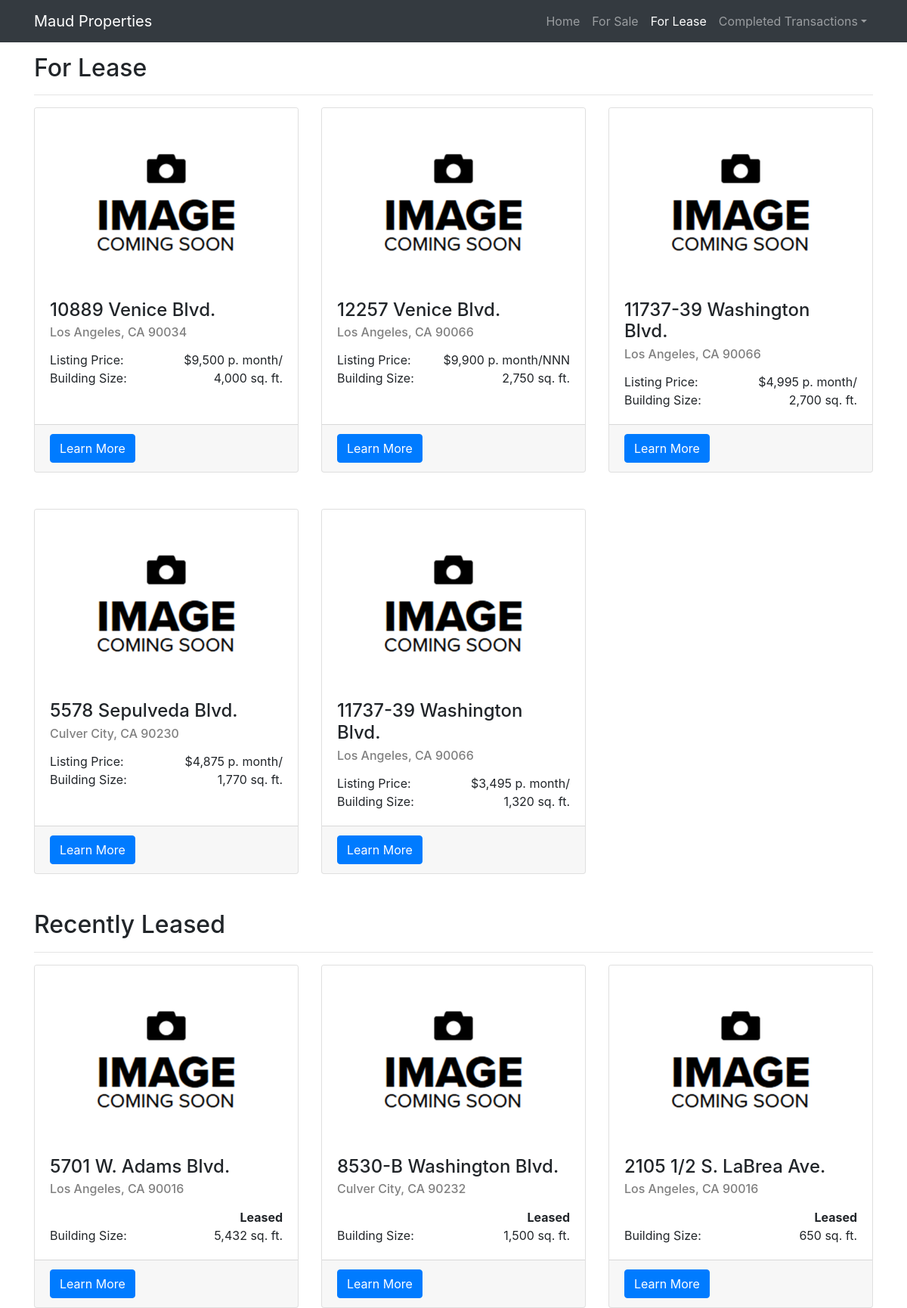
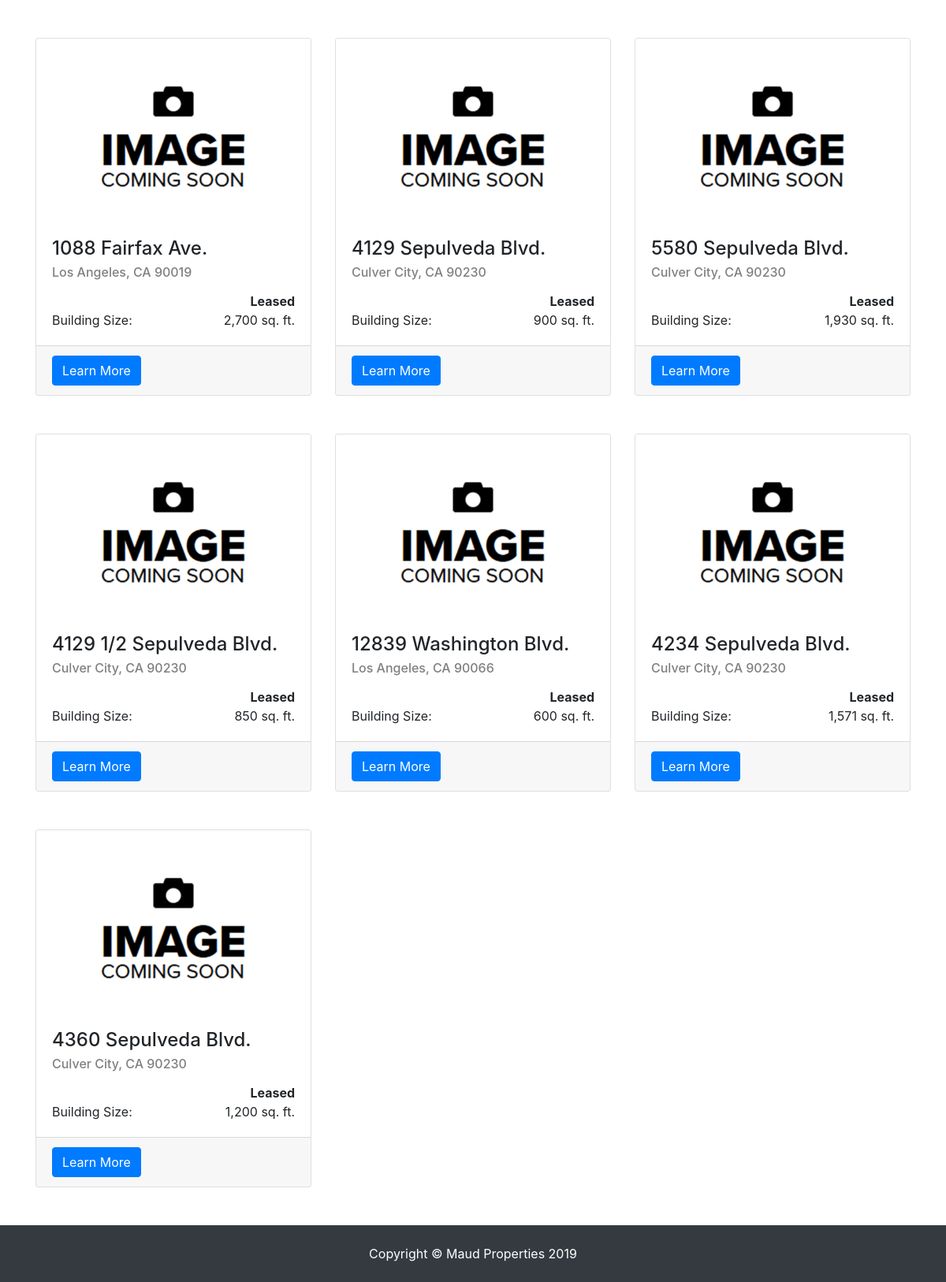
The page /lease/ on the database its author committed (2 pictures, top to bottom).
### lease/models.py (models this page shows)
class Lease(Listing):
    lease_type = models.CharField(max_length=10, choices=[('NNN', 'NNN'), ('MG', 'MG')], blank=True)
    def priceAddOn(self):
        return " p. month/" + self.lease_type

### lease/views.py (the view)
# urls.py: path('', views.index, name='index'),
def index(request):
    all_curr_leases = Lease.objects.filter(completed=False)
    recent_leases = Lease.objects.filter(completed=True).order_by('-id')
    context = {
        'sale': False,
        'page': 'Lease',
        'current_properties': all_curr_leases,
        'recent_properties': recent_leases,
        'complete': 'Leased',
    }
    return render(request, 'sale/index.html', context)

### sale/models.py (called while the page is built)
    def footage(self):
        return "sq. ft."

### sale/templates/sale/index.html (shortened to what this page needs)
<!DOCTYPE html>
<html lang="en">
<head>
    <link href="https://stackpath.bootstrapcdn.com/bootstrap/4.3.1/css/bootstrap.min.css" rel="stylesheet">
    {% load static %}
    <link href="{% static "home/main.css"%}" rel="stylesheet">
    {% load humanize %}
</head>
<body>
    <div id="nav-placeholder">
        {% include "home/nav.html" with active_tab=page %}
    </div>
    <div class="container">
        {% if current_properties|length > 0 %}
            <h2 class="header">For {{page}}</h2>
            <hr>
            <div class="row">
                {% for prop in current_properties %}
                <div class="col-md-4 mb-5">
                    <div class="card h-100">
                    <a href="{{prop.id}}"><img class="card-img-top" src="{{prop.main_image.url}}" alt=""></a>
                    <div class="card-body">
                        <h4 class="card-title">{{prop.address}}</h4>
                        <h6 class="card-subtitle" style="margin-bottom: 15px;">{{prop.city}}, CA {{prop.zipcode}}</h6>
                        <span class="card-text">Listing Price:</span>
                        <span class="card-text" style="float: right">${{prop.price|intcomma}}{{prop.priceAddOn}}</span>
                        <br>
                        <span class="card-text">Building Size:</span>
                        <span class="card-text" style="float: right">{{prop.building_size|intcomma}} {{prop.footage}}</span>
                        <br>
                    </div>
                    <div class="card-footer">
                        <a href="{{prop.id}}" class="btn btn-primary">Learn More</a>
                    </div>
                    </div>
                </div>
                {% if forloop.counter|divisibleby:3 %}
            </div>
            <div class="row">
                {% endif %}
                {% endfor %}
            </div>
        {% endif %}
        {% if recent_properties|length > 0 %}
            {% if sale %}
                <h2>Recently Sold</h2>
            {% else %}
                <h2>Recently Leased</h2>
            {% endif %}
            <hr>
            <div class="row">
                {% for prop in recent_properties %}
                <div class="col-md-4 mb-5">
                    <div class="card h-100">
                    <a href="{{prop.id}}"><img class="card-img-top" src="{{prop.main_image.url}}" alt=""></a>
                    <div class="card-body">
                        <h4 class="card-title">{{prop.address}}</h4>
                        <h6 class="card-subtitle" style="margin-bottom: 15px;">{{prop.city}}, CA {{prop.zipcode}}</h6>
                        <span class="card-text" style="float: right"><b>{{complete}}</b></span>
                        <br>
                        <span class="card-text">Building Size:</span>
                        <span class="card-text" style="float: right">{{prop.building_size|intcomma}} {{prop.footage}}</span>
                        <br>
                    </div>
                    <div class="card-footer">
                        <a href="{{prop.id}}" class="btn btn-primary">Learn More</a>
                    </div>
                    </div>
                </div>
                {% if forloop.counter|divisibleby:3 %}
            </div>
            <div class="row">
                {% endif %}
                {% endfor %}
            </div>
        {% endif %}
    </div>
    <div id="nav-placeholder">
        {% include "home/foot.html" %}
    </div>
</body>
</html>

### home/static/home/main.css (style rules this page uses)
body { padding-top: 56px; }
.header { margin-top: 15px !important; }
img { display: block; width: 100%; height: auto; }
h6 { color: grey; }

### rows shown on the page
Lease: main_image (picture), address "10889 Venice Blvd.", city "Los Angeles", zipcode "90034", price "9,500", priceAddOn "p. month/", building_size "4,000", footage "sq. ft."
Lease: main_image (picture), address "12257 Venice Blvd.", city "Los Angeles", zipcode "90066", price "9,900", priceAddOn "p. month/NNN", building_size "2,750", footage "sq. ft."
Lease: main_image (picture), address "11737-39 Washington Blvd.", city "Los Angeles", zipcode "90066", price "4,995", priceAddOn "p. month/", building_size "2,700", footage "sq. ft."
Lease: main_image (picture), address "5578 Sepulveda Blvd.", city "Culver City", zipcode "90230", price "4,875", priceAddOn "p. month/", building_size "1,770", footage "sq. ft."
Lease: main_image (picture), address "11737-39 Washington Blvd.", city "Los Angeles", zipcode "90066", price "3,495", priceAddOn "p. month/", building_size "1,320", footage "sq. ft."
Lease: main_image (picture), address "5701 W. Adams Blvd.", city "Los Angeles", zipcode "90016", complete "Leased", building_size "5,432", footage "sq. ft."
Lease: main_image (picture), address "8530-B Washington Blvd.", city "Culver City", zipcode "90232", complete "Leased", building_size "1,500", footage "sq. ft."
Lease: main_image (picture), address "2105 1/2 S. LaBrea Ave.", city "Los Angeles", zipcode "90016", complete "Leased", building_size "650", footage "sq. ft."
Lease: main_image (picture), address "1088 Fairfax Ave.", city "Los Angeles", zipcode "90019", complete "Leased", building_size "2,700", footage "sq. ft."
Lease: main_image (picture), address "4129 Sepulveda Blvd.", city "Culver City", zipcode "90230", complete "Leased", building_size "900", footage "sq. ft."
Lease: main_image (picture), address "5580 Sepulveda Blvd.", city "Culver City", zipcode "90230", complete "Leased", building_size "1,930", footage "sq. ft."
Lease: main_image (picture), address "4129 1/2 Sepulveda Blvd.", city "Culver City", zipcode "90230", complete "Leased", building_size "850", footage "sq. ft."
Lease: main_image (picture), address "12839 Washington Blvd.", city "Los Angeles", zipcode "90066", complete "Leased", building_size "600", footage "sq. ft."
Lease: main_image (picture), address "4234 Sepulveda Blvd.", city "Culver City", zipcode "90230", complete "Leased", building_size "1,571", footage "sq. ft."
Lease: main_image (picture), address "4360 Sepulveda Blvd.", city "Culver City", zipcode "90230", complete "Leased", building_size "1,200", footage "sq. ft."

### other values the page prints
{{ page }} "Lease"
